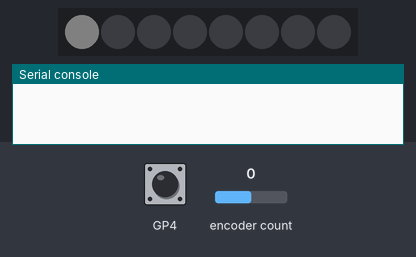
This program was run on a simulated Raspberry Pi Pico running MicroPython. Shown: 8 RGB LEDs in strip order, left to right, the last lines printed to the serial console. The inputs (shaded band) are chosen by the test bench; at power-on: encoder count 0, GP4 HIGH. Dim RGB values are drawn brighter than linear.

Above: at 0.05 s.
At 1.25 s:
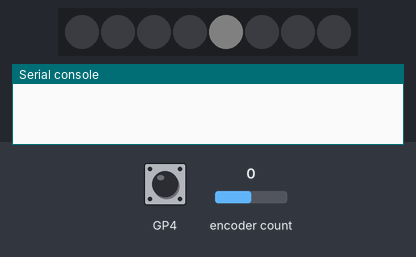
1.3 s: encoder count set to 1
At 2.13 s:
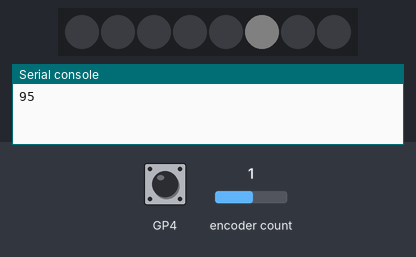
Timing chart, 0 to 40.0 s (numbered marks = the images above; inputs shaded):
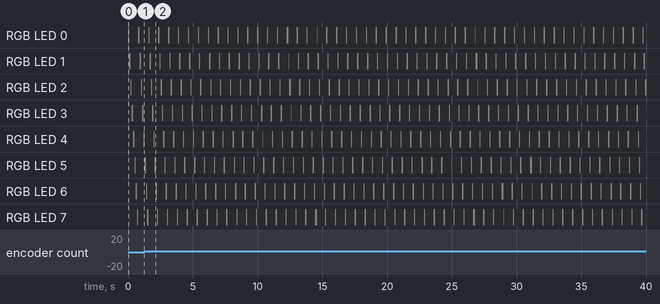

The program:

PB-09-6-20-Demo_Neopixel_mit_RotaryDecoder.py
```python
# Bibliotheken laden
from machine import Pin
from neopixel import NeoPixel
from rotary import Rotary
from utime import sleep_ms

# GPIO-Pin für WS2812
pin_np = 14

# Anzahl der LEDs
leds = 8

# Helligkeit: 0 bis 255
brightness = 5

# Geschwindigkeit (Millisekunden)
speed = 100

# Initialisierung WS2812/NeoPixel
np = NeoPixel(Pin(pin_np, Pin.OUT), leds)

# GPIO-Pins für Encoder
pin_dt = 2
pin_clk = 3
pin_sw = 4

# Initialiserung Rotary Encoder
rotary = Rotary(pin_dt, pin_clk, pin_sw)
for i in range (leds): np[i] = (0, 0, 0)

# Funktion
def rotary_changed(change):
    global speed
    if change == Rotary.ROT_CW:
        speed = speed - 5
    elif change == Rotary.ROT_CCW:
        speed = speed + 5
    # Korrektur, wenn Ende erreicht
    if speed < 5: speed = 5
    # Korrektur, wenn Anfang erreicht
    if speed > 500: speed = 500
    print(speed)

# Wenn der Encoder bedient wird
rotary.add_handler(rotary_changed)

# Wiederholung (Endlos-Schleife)
while True:
    for i in range (leds):
        # Nächste LED einschalten
        np[i] = (brightness, brightness, brightness)
        np.write()
        sleep_ms(speed)
        # LED zurücksetzen
        np[i] = (0, 0, 0)

"""
Dieses MicroPython-Programm ist für den Raspberry Pi Pico geschrieben und
steuert einen WS2812/NeoPixel-LED-Streifen basierend auf den Eingaben
eines Rotary Encoders. Hier ist eine detaillierte Erläuterung:

    Import von Modulen:

    python

from machine import Pin
from neopixel import NeoPixel
from rotary import Rotary
from utime import sleep_ms

    machine: Ein Modul, das Funktionen für Hardwarezugriffe bereitstellt.
    Hier wird die Pin-Klasse verwendet.
    neopixel: Ein Modul zur Steuerung von NeoPixel-LEDs.
    rotary: Ein Modul zur Steuerung des Rotary Encoders.
    utime: Ein Modul zur Zeitmessung. Die Funktion sleep_ms wird verwendet,
    um Pausen in Millisekunden im Programmablauf einzufügen.

Festlegung der Parameter:

python

pin_np = 14
leds = 8
brightness = 5
speed = 100

    pin_np: GPIO-Pin, der mit dem Datenpin des WS2812/NeoPixel-Streifens
    verbunden ist (hier GPIO-Pin 14).
    leds: Anzahl der LEDs im Streifen (hier 8).
    brightness: Helligkeit der LEDs, ein Wert zwischen 0 und 255 (hier 5).
    speed: Geschwindigkeit der Animation in Millisekunden (hier 100).

Initialisierung des WS2812/NeoPixel-Streifens:

python

np = NeoPixel(Pin(pin_np, Pin.OUT), leds)

Hier wird der NeoPixel-Objekt erstellt und mit dem angegebenen Pin und der
Anzahl der LEDs initialisiert. Alle LEDs werden zunächst ausgeschaltet,
indem ihre Farben auf Schwarz gesetzt werden.

Initialisierung des Rotary Encoders:

python

rotary = Rotary(pin_dt, pin_clk, pin_sw)

Hier wird eine Instanz des Rotary Encoders erstellt und mit den angegebenen
Pins initialisiert.

Funktionsdefinition für die Verarbeitung der Encoder-Ereignisse:

python

def rotary_changed(change):
    global speed
    # Verarbeitung der Encoder-Ereignisse
rotary.add_handler(rotary_changed)

Die Funktion rotary_changed wird definiert, um die Ereignisse des Rotary
Encoders zu verarbeiten. Sie aktualisiert die Geschwindigkeit der Animation
basierend auf der Drehrichtung des Encoders. Die Geschwindigkeit wird
um +/-5 Millisekunden geändert, wenn der Encoder im Uhrzeigersinn bzw.
gegen den Uhrzeigersinn gedreht wird. Die Geschwindigkeit wird auf einen
Mindestwert von 5 Millisekunden begrenzt und auf einen Höchstwert
von 500 Millisekunden begrenzt.

Hauptschleife zur Animation der LEDs:

python

    while True:
        for i in range (leds):
            # Nächste LED einschalten
            np[i] = (brightness, brightness, brightness)
            np.write()
            sleep_ms(speed)
            # LED zurücksetzen
            np[i] = (0, 0, 0)

    Diese Schleife wird kontinuierlich ausgeführt. Für jede LED im Streifen
    wird die Helligkeit auf den angegebenen Wert gesetzt und dann für
    die Dauer der angegebenen Geschwindigkeit eingeschaltet.
    Anschließend wird die LED wieder ausgeschaltet.

Das Programm ermöglicht es dem Benutzer, die Geschwindigkeit der LED-Animation
durch Drehen des Rotary Encoders anzupassen, wodurch eine interaktive Steuerung
der Animation ermöglicht wird.
"""
```
